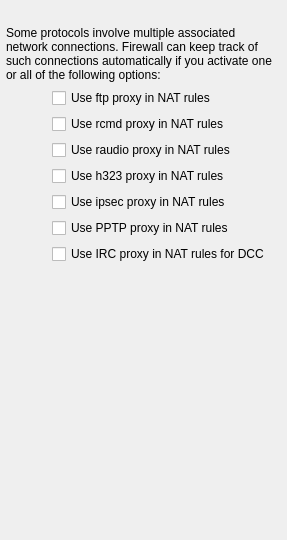
     <widget class="QWidget" name="tab0" >
      <attribute name="title" >
       <string>Protocol Helpers</string>
      </attribute>
      <layout class="QGridLayout" >
       <property name="margin" >
        <number>6</number>
       </property>
       <property name="spacing" >
        <number>6</number>
       </property>
       <item row="0" column="1" >
        <spacer>
         <property name="orientation" >
          <enum>Qt::Vertical</enum>
         </property>
         <property name="sizeType" >
          <enum>QSizePolicy::Fixed</enum>
         </property>
         <property name="sizeHint" >
          <size>
           <width>20</width>
           <height>20</height>
          </size>
         </property>
        </spacer>
       </item>
       <item row="4" column="1" >
        <widget class="QCheckBox" name="ipf_nat_raudio_proxy" >
         <property name="text" >
          <string>Use raudio proxy in NAT rules</string>
         </property>
        </widget>
       </item>
       <item row="5" column="1" >
        <widget class="QCheckBox" name="ipf_nat_h323_proxy" >
         <property name="text" >
          <string>Use h323 proxy in NAT rules</string>
         </property>
        </widget>
       </item>
       <item row="6" column="1" >
        <widget class="QCheckBox" name="ipf_nat_ipsec_proxy" >
         <property name="text" >
          <string>Use ipsec proxy in NAT rules</string>
         </property>
        </widget>
       </item>
       <item rowspan="5" row="2" column="0" >
        <spacer>
         <property name="orientation" >
          <enum>Qt::Horizontal</enum>
         </property>
         <property name="sizeType" >
          <enum>QSizePolicy::Fixed</enum>
         </property>
         <property name="sizeHint" >
          <size>
           <width>40</width>
           <height>100</height>
          </size>
         </property>
        </spacer>
       </item>
       <item row="2" column="1" >
        <widget class="QCheckBox" name="ipf_nat_ftp_proxy" >
         <property name="text" >
          <string>Use ftp proxy in NAT rules</string>
         </property>
        </widget>
       </item>
       <item row="3" column="1" >
        <widget class="QCheckBox" name="ipf_nat_rcmd_proxy" >
         <property name="text" >
          <string>Use rcmd proxy in NAT rules</string>
         </property>
        </widget>
       </item>
       <item row="9" column="1" >
        <spacer>
         <property name="orientation" >
          <enum>Qt::Vertical</enum>
         </property>
         <property name="sizeType" >
          <enum>QSizePolicy::Expanding</enum>
         </property>
         <property name="sizeHint" >
          <size>
           <width>20</width>
           <height>270</height>
          </size>
         </property>
        </spacer>
       </item>
       <item row="7" column="1" >
        <widget class="QCheckBox" name="ipf_nat_pptp_proxy" >
         <property name="text" >
          <string>Use PPTP proxy in NAT rules</string>
         </property>
        </widget>
       </item>
       <item row="8" column="1" >
        <widget class="QCheckBox" name="ipf_nat_irc_proxy" >
         <property name="text" >
          <string>Use IRC proxy in NAT rules for DCC</string>
         </property>
        </widget>
       </item>
       <item row="1" column="0" colspan="2" >
        <widget class="QLabel" name="label572" >
         <property name="sizePolicy" >
          <sizepolicy>
           <hsizetype>5</hsizetype>
           <vsizetype>0</vsizetype>
           <horstretch>0</horstretch>
           <verstretch>0</verstretch>
          </sizepolicy>
         </property>
         <property name="text" >
          <string>Some protocols involve multiple associated network connections. Firewall can keep track of such connections automatically if you activate one or all of the following options:</string>
         </property>
         <property name="alignment" >
          <set>Qt::AlignLeading|Qt::AlignLeft|Qt::AlignVCenter</set>
         </property>
         <property name="wordWrap" >
          <bool>true</bool>
         </property>
        </widget>
       </item>
      </layout>
     </widget>
